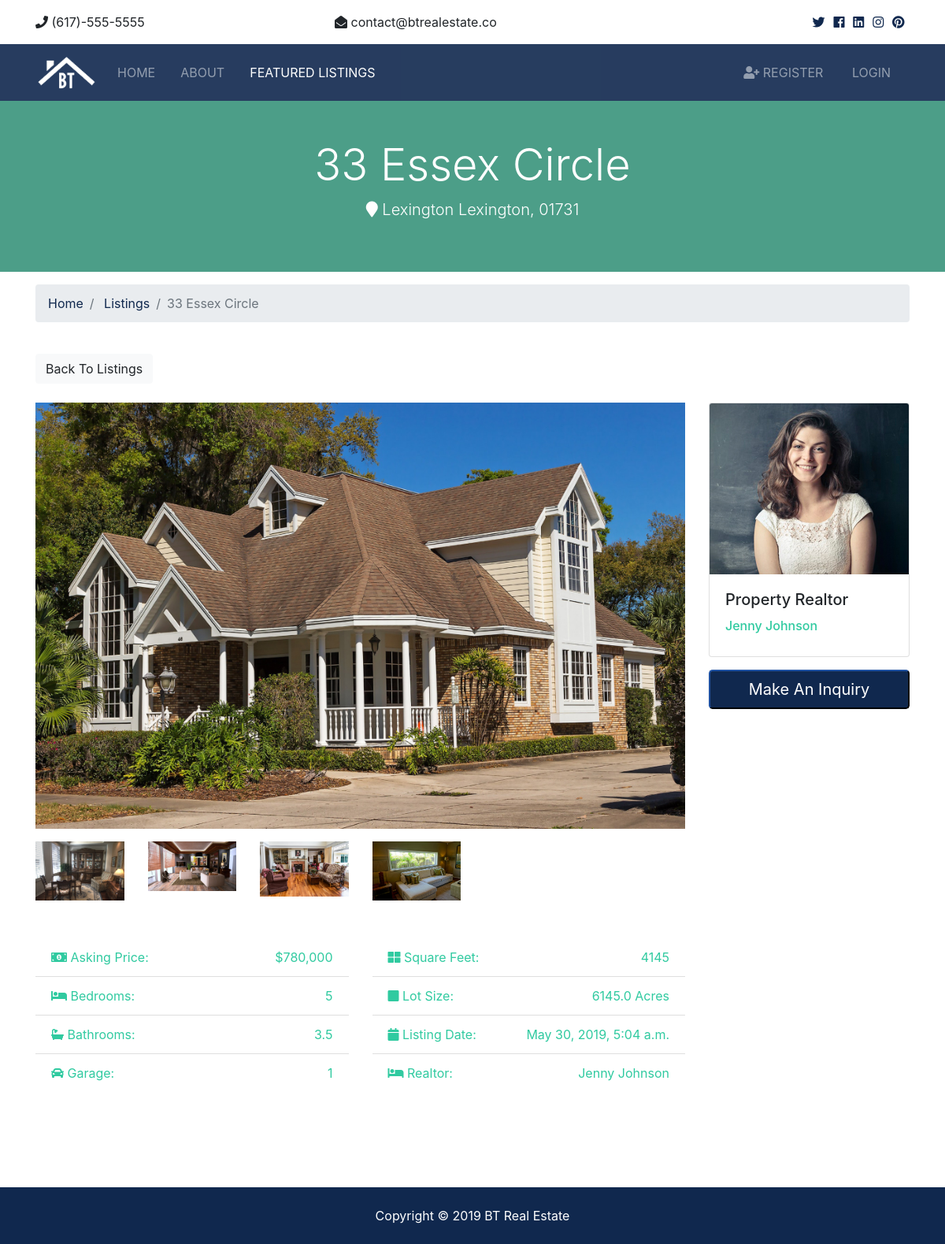
Screenshot of /listings/6 with the database file from the repository.
### listings/models.py (models this page shows, shortened)
class Listing(models.Model):
    realtor = models.ForeignKey(Realtor, on_delete=models.DO_NOTHING)
    title = models.CharField(max_length=200)
    address = models.CharField(max_length=200)
    city = models.CharField(max_length=100)
    state = models.CharField(max_length=100)
    zipcode = models.CharField(max_length=20)
    description = models.TextField(blank=True)
    price = models.IntegerField()
    bedrooms = models.IntegerField()
    bathrooms = models.DecimalField(max_digits=2, decimal_places=1)
    garage = models.IntegerField(default=0)
    sqft = models.IntegerField()
    lot_size = models.DecimalField(max_digits=5, decimal_places=1)
    photo_main = models.ImageField(upload_to='photos/%Y/%m/%d/')
    photo_1 = models.ImageField(upload_to='photos/%Y/%m/%d/', blank=True)
    photo_2 = models.ImageField(upload_to='photos/%Y/%m/%d/', blank=True)
    photo_3 = models.ImageField(upload_to='photos/%Y/%m/%d/', blank=True)
    photo_4 = models.ImageField(upload_to='photos/%Y/%m/%d/', blank=True)
    photo_5 = models.ImageField(upload_to='photos/%Y/%m/%d/', blank=True)
    photo_6 = models.ImageField(upload_to='photos/%Y/%m/%d/', blank=True)
    is_published = models.BooleanField(default=True)
    list_date = models.DateTimeField(default=datetime.now, blank=True)

### realtors/models.py (models this page shows)
class Realtor(models.Model):
    name = models.CharField(max_length=200)
    photo = models.ImageField(upload_to='photos/%Y/%m/%d/')
    description = models.TextField(blank=True)
    phone = models.CharField(max_length=20)
    email = models.CharField(max_length=50)
    is_mvp = models.BooleanField(default=False)
    hire_date = models.DateTimeField(default=datetime.now, blank=True)
    def __str__(self):
        return self.name

### listings/views.py (the view)
# urls.py: path('<int:listing_id>', views.listing, name='listing'),
def listing(request, listing_id):
    listing = get_object_or_404(Listing, pk=listing_id)
    context = {
        'listing': listing
    }
    return render(request, 'listings/listing.html', context)

### templates/listings/listing.html (shortened to what this page needs)
{% extends 'base.html' %}
{% load humanize %}
{% block content %}
<section id="showcase-inner" class="py-5 text-white">
    <div class="container">
        <div class="row text-center">
            <div class="col-md-12">
                <h1 class="display-4">{{listing.title}}</h1>
                <p class="lead">
                    <i class="fas fa-map-marker"></i> {{listing.city}} {{listing.state}}, {{listing.zipcode}}</p>
            </div>
        </div>
    </div>
</section>
<section id="bc" class="mt-3">
    <div class="container">
        <nav>
            <ol class="breadcrumb">
                <li class="breadcrumb-item">
                    <a href="{% url 'index' %}">Home</a>
                </li>
                <li class="breadcrumb-item">
                    <a href="{% url 'listings' %}">Listings</a>
                </li>
                <li class="breadcrumb-item active">{{ listing.title }}</li>
            </ol>
        </nav>
    </div>
</section>
<section id="listing" class="py-4">
    <div class="container">
        <a href="{% url 'listings' %}" class="btn btn-light mb-4">Back To Listings</a>
        <div class="row">
            <div class="col-md-9">
                <img src="{{listing.photo_main.url}}" alt="" class="img-main img-fluid mb-3">
                <div class="row mb-5 thumbs">
                    {% if listing.photo_1 %}
                    <div class="col-md-2">
                        <a href="{{listing.photo_1.url}}" data-lightbox="home-images">
                            <img src="{{listing.photo_1.url}}" alt="" class="img-fluid">
                        </a>
                    </div>
                    {% endif %}
                    {% if listing.photo_2 %}
                    <div class="col-md-2">
                        <a href="{{listing.photo_2.url}}" data-lightbox="home-images">
                            <img src="{{listing.photo_2.url}}" alt="" class="img-fluid">
                        </a>
                    </div>
                    {% endif %}
                    {% if listing.photo_3 %}
                    <div class="col-md-2">
                        <a href="{{listing.photo_3.url}}" data-lightbox="home-images">
                            <img src="{{listing.photo_3.url}}" alt="" class="img-fluid">
                        </a>
                    </div>
                    {% endif %}
                    {% if listing.photo_4 %}
                    <div class="col-md-2">
                        <a href="{{listing.photo_4.url}}" data-lightbox="home-images">
                            <img src="{{listing.photo_4.url}}" alt="" class="img-fluid">
                        </a>
                    </div>
                    {% endif %}
                </div>
                <div class="row mb-5 fields">
                    <div class="col-md-6">
                        <ul class="list-group list-group-flush">
                            <li class="list-group-item text-secondary">
                                <i class="fas fa-money-bill-alt"></i> Asking Price:
                                <span class="float-right">${{listing.price | intcomma}}</span>
                            </li>
                            <li class="list-group-item text-secondary">
                                <i class="fas fa-bed"></i> Bedrooms:
                                <span class="float-right">{{listing.bedrooms}}</span>
                            </li>
                            <li class="list-group-item text-secondary">
                                <i class="fas fa-bath"></i> Bathrooms:
                                <span class="float-right">{{listing.bathrooms}}</span>
                            </li>
                            <li class="list-group-item text-secondary">
                                <i class="fas fa-car"></i> Garage:
                                <span class="float-right">{{listing.garage}}
                                </span>
                            </li>
                        </ul>
                    </div>
                    <div class="col-md-6">
                        <ul class="list-group list-group-flush">
                            <li class="list-group-item text-secondary">
                                <i class="fas fa-th-large"></i> Square Feet:
                                <span class="float-right">{{listing.sqft}}</span>
                            </li>
                            <li class="list-group-item text-secondary">
                                <i class="fas fa-square"></i> Lot Size:
                                <span class="float-right">{{listing.lot_size}} Acres
                                </span>
                            </li>
                            <li class="list-group-item text-secondary">
                                <i class="fas fa-calendar"></i> Listing Date:
                                <span class="float-right">{{listing.list_date}}</span>
                            </li>
                            <li class="list-group-item text-secondary">
                                <i class="fas fa-bed"></i> Realtor:
                                <span class="float-right">{{listing.realtor}}
                                </span>
                            </li>
                        </ul>
                    </div>
                </div>
                <div class="row mb-5">
                    <div class="col-md-12">
                    </div>
                </div>
            </div>
            <div class="col-md-3">
                <div class="card mb-3">
                    <img class="card-img-top" src="{{listing.realtor.photo.url}}" alt="Seller of the month">
                    <div class="card-body">
                        <h5 class="card-title">Property Realtor</h5>
                        <h6 class="text-secondary">{{listing.realtor}}</h6>
                    </div>
                </div>
                <button class="btn-primary btn-block btn-lg" data-toggle="modal" data-target="#inquiryModal">Make An
                    Inquiry</button>
            </div>
        </div>
    </div>
</section>
{% endblock %}

### btre/static/css/all.css (style rules this page uses)
.fa, .fas, .far, .fal, .fab { -moz-osx-font-smoothing: grayscale; -webkit-font-smoothing: antialiased; display: inline-block; font-style: normal; font-variant: normal; text-rendering: auto; line-height: 1; }
.fa-bath:before { content: "\f2cd"; }
.fa-bed:before { content: "\f236"; }
.fa-calendar:before { content: "\f133"; }
.fa-car:before { content: "\f1b9"; }
.fa-map-marker:before { content: "\f041"; }
.fa-money-bill-alt:before { content: "\f3d1"; }
.fa-square:before { content: "\f0c8"; }
.fa-th-large:before { content: "\f009"; }
.fa, .fas { font-family: 'Font Awesome 5 Free'; font-weight: 900; }

### btre/static/css/style.css (style rules this page uses)
img { width: 100%; }
#showcase-inner { background: url(../img/building.jpg) no-repeat top center fixed/cover; position: relative; overflow: hidden; min-height: 200px; }
#showcase-inner::before { content: ''; position: absolute; top: 0; left: 0; min-height: 100%; width: 100%; background: rgba(32, 134, 107, 0.8); }

### rows the page displays
Listing: title "33 Essex Circle", city "Lexington", state "Lexington", zipcode "01731", photo_main (picture), photo_1 (picture), photo_2 (picture), photo_3 (picture), photo_4 (picture), price "780,000", bedrooms "5", bathrooms "3.5", garage "1", sqft "4145", lot_size "6145.0", list_date "May 30, 2019, 5:04 a.m.", realtor "Jenny Johnson", realtor.photo (picture)
